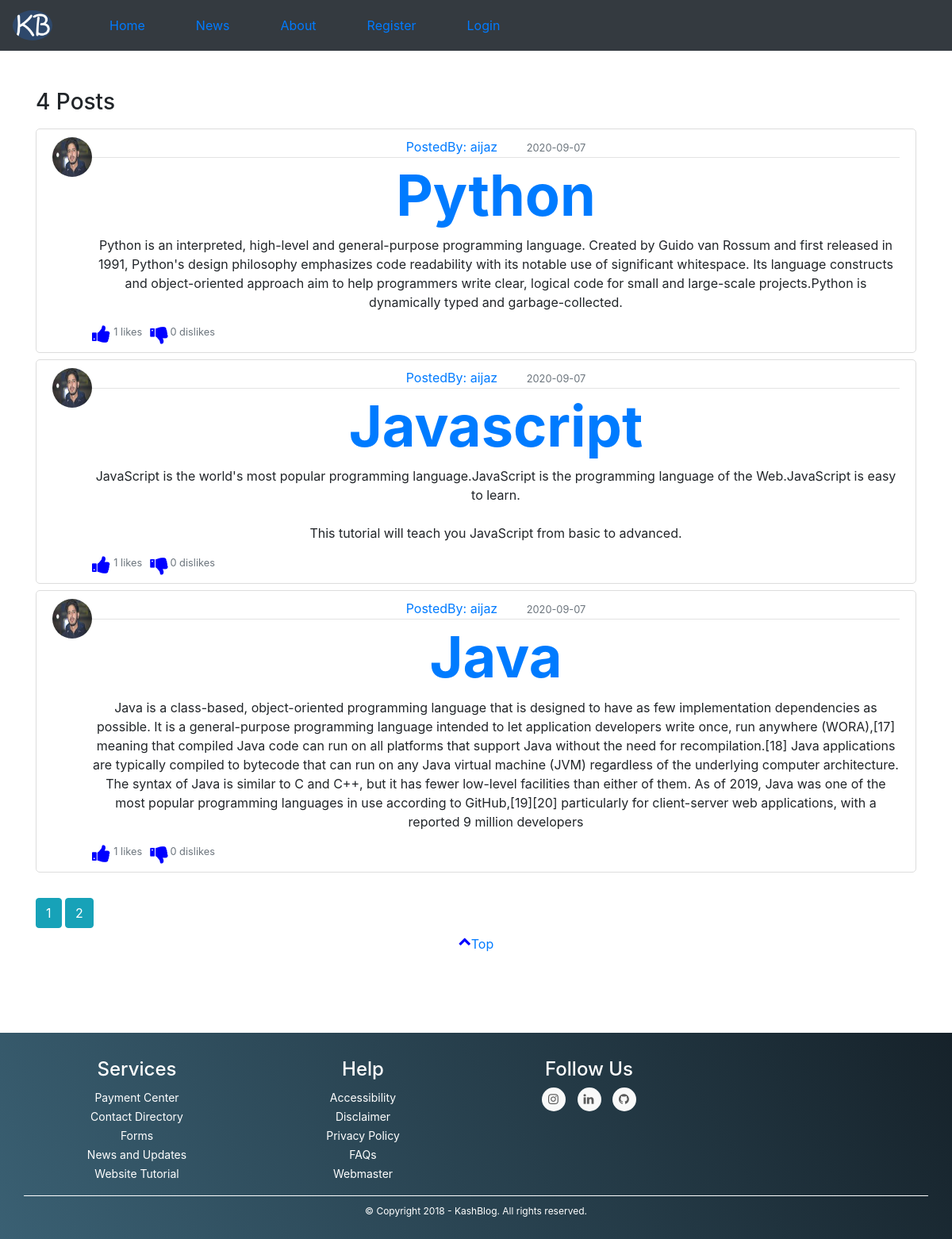
Page /user_posts/aijaz on the committed database.
### Main/models.py (models this page shows, shortened)
class Post(db.Model):
	__searchable__ = ['title']
	id = db.Column(db.Integer,primary_key=True)
	title = db.Column(db.String(120),nullable=False)
	content = db.Column(db.Text,nullable=False)
	date_posted = db.Column(db.DateTime,nullable=False,default=datetime.utcnow)
	user_id = db.Column(db.Integer,db.ForeignKey('user.id'),nullable=False)
	likes = db.relationship('PostLike',backref='post',lazy='dynamic')
	dislikes = db.relationship('PostDisLike',backref='post',lazy='dynamic')

class User(db.Model,UserMixin):
	id = db.Column(db.Integer,primary_key=True)
	username = db.Column(db.String(20),unique=True, nullable= False)
	email = db.Column(db.String(120),unique=True,nullable=False)
	image_file = db.Column(db.String(20),nullable=False,default= 'default.jpg')
	password = db.Column(db.String(30),nullable=False)
	posts = db.relationship('Post',backref='author',lazy=True)
	liked = db.relationship('PostLike',foreign_keys='PostLike.user_id',backref='user',lazy='dynamic')
	disliked = db.relationship('PostDisLike',foreign_keys='PostDisLike.user_id', backref='user', lazy='dynamic')

### Main/users/routes.py (the view)
@users.route('/user_posts/<string:username>')
def user_posts(username):
	page = request.args.get('Page',1,type=int)
	user = User.query.filter_by(username=username).first_or_404()
	posts = Post.query.filter_by(author=user)\
	.order_by(Post.date_posted.desc())\
	.paginate(page=page,per_page=3)
	return render_template('user_posts.html',posts=posts,user=user)

### Main/templates/user_posts.html
{%extends "layout.html"%}
{%block content%}
	<h3 class="mb-3" style="font: Abyssinica SIL">{{posts.total}} Posts</h3>
	{%for post in posts.items%}
		<article class="media content-section mb-2">
			<img class="rounded-circle article-img" src="{{url_for('static',filename='Profile-pics/'+post.author.image_file)}}">
			<div class="media-body">
				<div class="article-metadata">
					<a href="{{url_for('users.user_posts',username=post.author.username)}}">PostedBy: {{post.author.username}}</a>
					<small class="text-muted">{{post.date_posted.strftime('%Y-%m-%d') }}</small>
				</div>
				<h2><a href="{{url_for('posts.post',post_id=post.id)}}" class="article-title" style="font-size: 6vw;
				font-weight: bold;">{{post.title}}</a></h2>
				<p class="article-content">{{post.content}}</p>
				<div class="inline">
					{%if current_user.is_authenticated and current_user.has_liked_post(post)%}
						<a href="{{url_for('index.reaction',post_id=post.id, action='dislike')}}" class="fa fa-thumbs-up" title="like" style="font-size: 25px;
						text-decoration: none;" ></a>
					{%else%}
						<a href="{{url_for('index.reaction',post_id=post.id,action = 'like' )}}" class="fa fa-thumbs-up" title="like" style="font-size: 25px;
						text-decoration: none;"></a>
					{%endif%}
				</div>
				<small class="text-muted  ml-1" style="float: left; margin-right: 10px;">{{post.likes.count()}} likes</small>
				<div class="inline ">
					{%if current_user.is_authenticated and current_user.has_disliked_post(post)%}
						<a href="{{url_for('index.Dislike',post_id=post.id, action='Undislike')}}" class="fa fa-thumbs-down" title="Dislike" style="font-size: 25px;
						text-decoration: none;" ></a>
					{%else%}
						<a href="{{url_for('index.Dislike',post_id=post.id,action = 'dislike' )}}" class="fa fa-thumbs-down" title="Dislike" style="font-size: 25px;
						text-decoration: none;"></a>
					{%endif%}
				</div>
				<small class="text-muted " style="float: left;
				margin-left: 2px;">{{post.dislikes.count()}} dislikes</small>
			</div>
		</article>
	{%endfor%}
	{%for page_num in posts.iter_pages(left_edge=1,right_edge=1,left_current=1,right_current=1)%}
		{%if page_num%}
			{%if posts.page == page_num%}
				<a class="btn btn-info mt-4" href="{{url_for('users.user_posts',username=user.username,page=page_num)}}">{{page_num}}</a>
			{%else%}
					<a class="btn btn-info mt-4" href="{{url_for('users.user_posts',username=user.username,page=page_num)}}">{{page_num}}</a>
			{%endif%}
		{%else%}
			...
		{%endif%}
	{%endfor%}
	<div  class="d-flex justify-content-center mt-2">
		<a href="#top" ><i class=" fa fa-chevron-up"></i>Top</a>
	</div>
{%endblock content%}

### Main/static/main.css (style rules this page uses)
body { font-family: 'Lato', sans-serif; }
.content-section { text-align: center; background-color: #ffff; padding: 10px 20px; border: 1px solid #dddddd; border-radius: 5px; }
.article-img { height: 50px; width: 50px; }
.article-metadata { padding-bottom: 1px; margin-bottom: 4px; border-bottom: 1px solid #e3e3e3 }
.media { text-align: center; }
.article-content { white-space: pre-line; }
.text-muted { margin-left: 2rem; }
.fa { border: none; background: none; font-size: 24px; float: left; color: blue; }

### rows in the picture
Post: image_file (picture), author.username "aijaz", date_posted "2020-09-07", title "Python", content "Python is an interpreted, high-level and general-purpose programming language. Created by Guido van Rossum and first released in 1991, Python's design philosophy emphasizes code readability with its notable use of significant whitespace. Its language constructs and object-oriented approach aim to help programmers write clear, logical code for small and large-scale projects.Python is dynamically typed and garbage-collected.", likes.count "1", dislikes.count "0"
Post: image_file (picture), author.username "aijaz", date_posted "2020-09-07", title "Javascript", content "JavaScript is the world's most popular programming language.JavaScript is the programming language of the Web.JavaScript is easy to learn. This tutorial will teach you JavaScript from basic to advanced.", likes.count "1", dislikes.count "0"
Post: image_file (picture), author.username "aijaz", date_posted "2020-09-07", title "Java", content "Java is a class-based, object-oriented programming language that is designed to have as few implementation dependencies as possible. It is a general-purpose programming language intended to let application developers write once, run anywhere (WORA),[17] meaning that compiled Java code can run on all platforms that support Java without the need for recompilation.[18] Java applications are typically compiled to bytecode that can run on any Java virtual machine (JVM) regardless of the underlying computer architecture. The syntax of Java is similar to C and C++, but it has fewer low-level facilities than either of them. As of 2019, Java was one of the most popular programming languages in use…", likes.count "1", dislikes.count "0"

### other values in the picture
{{ posts.total }} "4"
{{ page_num }} "1"
{{ page_num }} "2"
